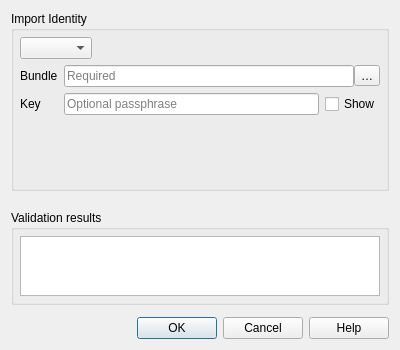
<?xml version="1.0" encoding="UTF-8"?>
<ui version="4.0">
 <class>QgsAuthImportIdentityDialog</class>
 <widget class="QDialog" name="QgsAuthImportIdentityDialog">
  <property name="geometry">
   <rect>
    <x>0</x>
    <y>0</y>
    <width>400</width>
    <height>350</height>
   </rect>
  </property>
  <property name="windowTitle">
   <string>Import Identity</string>
  </property>
  <layout class="QVBoxLayout" name="verticalLayout">
   <property name="spacing">
    <number>12</number>
   </property>
   <item>
    <widget class="QGroupBox" name="grpbxImportCert">
     <property name="sizePolicy">
      <sizepolicy hsizetype="Preferred" vsizetype="Preferred">
       <horstretch>0</horstretch>
       <verstretch>5</verstretch>
      </sizepolicy>
     </property>
     <property name="title">
      <string>Import Identity</string>
     </property>
     <layout class="QVBoxLayout" name="verticalLayout_2">
      <property name="leftMargin">
       <number>6</number>
      </property>
      <property name="topMargin">
       <number>6</number>
      </property>
      <property name="rightMargin">
       <number>6</number>
      </property>
      <property name="bottomMargin">
       <number>6</number>
      </property>
      <item>
       <layout class="QHBoxLayout" name="horizontalLayout">
        <item>
         <widget class="QComboBox" name="cmbIdentityTypes"/>
        </item>
        <item>
         <spacer name="horizontalSpacer">
          <property name="orientation">
           <enum>Qt::Horizontal</enum>
          </property>
          <property name="sizeHint" stdset="0">
           <size>
            <width>40</width>
            <height>20</height>
           </size>
          </property>
         </spacer>
        </item>
       </layout>
      </item>
      <item>
       <widget class="QStackedWidget" name="stkwBundleType">
        <property name="currentIndex">
         <number>1</number>
        </property>
        <widget class="QWidget" name="pagePkiPaths">
         <layout class="QGridLayout" name="gridLayout_2">
          <property name="leftMargin">
           <number>0</number>
          </property>
          <property name="topMargin">
           <number>0</number>
          </property>
          <property name="rightMargin">
           <number>0</number>
          </property>
          <property name="bottomMargin">
           <number>0</number>
          </property>
          <item row="4" column="0" alignment="Qt::AlignTop">
           <widget class="QLabel" name="lblPkiPathsKey">
            <property name="sizePolicy">
             <sizepolicy hsizetype="Maximum" vsizetype="Preferred">
              <horstretch>0</horstretch>
              <verstretch>0</verstretch>
             </sizepolicy>
            </property>
            <property name="text">
             <string>Key</string>
            </property>
           </widget>
          </item>
          <item row="10" column="1">
           <spacer name="verticalSpacer_3">
            <property name="orientation">
             <enum>Qt::Vertical</enum>
            </property>
            <property name="sizeHint" stdset="0">
             <size>
              <width>20</width>
              <height>1</height>
             </size>
            </property>
           </spacer>
          </item>
          <item row="3" column="0">
           <widget class="QLabel" name="lblPkiPathsCert">
            <property name="sizePolicy">
             <sizepolicy hsizetype="Maximum" vsizetype="Preferred">
              <horstretch>0</horstretch>
              <verstretch>0</verstretch>
             </sizepolicy>
            </property>
            <property name="text">
             <string>Cert</string>
            </property>
           </widget>
          </item>
          <item row="4" column="1">
           <layout class="QVBoxLayout" name="verticalLayout_4">
            <property name="spacing">
             <number>6</number>
            </property>
            <item>
             <layout class="QHBoxLayout" name="horizontalLayout_3">
              <property name="spacing">
               <number>0</number>
              </property>
              <item>
               <widget class="QLineEdit" name="lePkiPathsKey">
                <property name="readOnly">
                 <bool>true</bool>
                </property>
                <property name="placeholderText">
                 <string>Required</string>
                </property>
               </widget>
              </item>
              <item>
               <widget class="QToolButton" name="btnPkiPathsKey">
                <property name="text">
                 <string>…</string>
                </property>
                <property name="popupMode">
                 <enum>QToolButton::InstantPopup</enum>
                </property>
               </widget>
              </item>
             </layout>
            </item>
            <item>
             <layout class="QHBoxLayout" name="horizontalLayout_4">
              <item>
               <widget class="QLineEdit" name="lePkiPathsKeyPass">
                <property name="echoMode">
                 <enum>QLineEdit::Password</enum>
                </property>
                <property name="placeholderText">
                 <string>Optional passphrase</string>
                </property>
               </widget>
              </item>
              <item>
               <widget class="QCheckBox" name="chkPkiPathsPassShow">
                <property name="sizePolicy">
                 <sizepolicy hsizetype="Maximum" vsizetype="Fixed">
                  <horstretch>0</horstretch>
                  <verstretch>0</verstretch>
                 </sizepolicy>
                </property>
                <property name="text">
                 <string>Show</string>
                </property>
               </widget>
              </item>
             </layout>
            </item>
           </layout>
          </item>
          <item row="3" column="1">
           <layout class="QGridLayout" name="gridLayout_3">
            <property name="spacing">
             <number>0</number>
            </property>
            <item row="0" column="1">
             <widget class="QToolButton" name="btnPkiPathsCert">
              <property name="text">
               <string>…</string>
              </property>
              <property name="popupMode">
               <enum>QToolButton::InstantPopup</enum>
              </property>
             </widget>
            </item>
            <item row="0" column="0">
             <widget class="QLineEdit" name="lePkiPathsCert">
              <property name="readOnly">
               <bool>true</bool>
              </property>
              <property name="placeholderText">
               <string>Required</string>
              </property>
             </widget>
            </item>
           </layout>
          </item>
         </layout>
        </widget>
        <widget class="QWidget" name="pagePkiPkcs12">
         <layout class="QGridLayout" name="gridLayout_8">
          <property name="leftMargin">
           <number>0</number>
          </property>
          <property name="topMargin">
           <number>0</number>
          </property>
          <property name="rightMargin">
           <number>0</number>
          </property>
          <property name="bottomMargin">
           <number>0</number>
          </property>
          <item row="1" column="0">
           <widget class="QLabel" name="lblPkiPathsKey_2">
            <property name="sizePolicy">
             <sizepolicy hsizetype="Maximum" vsizetype="Preferred">
              <horstretch>0</horstretch>
              <verstretch>0</verstretch>
             </sizepolicy>
            </property>
            <property name="text">
             <string>Key</string>
            </property>
           </widget>
          </item>
          <item row="2" column="1">
           <spacer name="verticalSpacer_4">
            <property name="orientation">
             <enum>Qt::Vertical</enum>
            </property>
            <property name="sizeHint" stdset="0">
             <size>
              <width>20</width>
              <height>40</height>
             </size>
            </property>
           </spacer>
          </item>
          <item row="0" column="1">
           <layout class="QGridLayout" name="gridLayout_5">
            <property name="spacing">
             <number>0</number>
            </property>
            <item row="0" column="1">
             <widget class="QToolButton" name="btnPkiPkcs12Bundle">
              <property name="text">
               <string>…</string>
              </property>
              <property name="popupMode">
               <enum>QToolButton::InstantPopup</enum>
              </property>
             </widget>
            </item>
            <item row="0" column="0">
             <widget class="QLineEdit" name="lePkiPkcs12Bundle">
              <property name="readOnly">
               <bool>true</bool>
              </property>
              <property name="placeholderText">
               <string>Required</string>
              </property>
             </widget>
            </item>
           </layout>
          </item>
          <item row="0" column="0">
           <widget class="QLabel" name="lblPkiPathsCert_2">
            <property name="sizePolicy">
             <sizepolicy hsizetype="Maximum" vsizetype="Preferred">
              <horstretch>0</horstretch>
              <verstretch>0</verstretch>
             </sizepolicy>
            </property>
            <property name="text">
             <string>Bundle</string>
            </property>
           </widget>
          </item>
          <item row="1" column="1">
           <layout class="QHBoxLayout" name="horizontalLayout_6">
            <item>
             <widget class="QLineEdit" name="lePkiPkcs12KeyPass">
              <property name="echoMode">
               <enum>QLineEdit::Password</enum>
              </property>
              <property name="placeholderText">
               <string>Optional passphrase</string>
              </property>
             </widget>
            </item>
            <item>
             <widget class="QCheckBox" name="chkPkiPkcs12PassShow">
              <property name="sizePolicy">
               <sizepolicy hsizetype="Maximum" vsizetype="Fixed">
                <horstretch>0</horstretch>
                <verstretch>0</verstretch>
               </sizepolicy>
              </property>
              <property name="text">
               <string>Show</string>
              </property>
             </widget>
            </item>
           </layout>
          </item>
         </layout>
        </widget>
       </widget>
      </item>
     </layout>
    </widget>
   </item>
   <item>
    <spacer name="verticalSpacer">
     <property name="orientation">
      <enum>Qt::Vertical</enum>
     </property>
     <property name="sizeType">
      <enum>QSizePolicy::Fixed</enum>
     </property>
     <property name="sizeHint" stdset="0">
      <size>
       <width>373</width>
       <height>7</height>
      </size>
     </property>
    </spacer>
   </item>
   <item>
    <widget class="QGroupBox" name="grpbxValidation">
     <property name="sizePolicy">
      <sizepolicy hsizetype="Preferred" vsizetype="Preferred">
       <horstretch>0</horstretch>
       <verstretch>0</verstretch>
      </sizepolicy>
     </property>
     <property name="title">
      <string>Validation results</string>
     </property>
     <layout class="QVBoxLayout" name="verticalLayout_3">
      <property name="spacing">
       <number>12</number>
      </property>
      <property name="leftMargin">
       <number>6</number>
      </property>
      <property name="topMargin">
       <number>6</number>
      </property>
      <property name="rightMargin">
       <number>6</number>
      </property>
      <property name="bottomMargin">
       <number>6</number>
      </property>
      <item>
       <widget class="QTextEdit" name="teValidation">
        <property name="maximumSize">
         <size>
          <width>16777215</width>
          <height>60</height>
         </size>
        </property>
        <property name="readOnly">
         <bool>true</bool>
        </property>
       </widget>
      </item>
     </layout>
    </widget>
   </item>
   <item>
    <widget class="QDialogButtonBox" name="buttonBox">
     <property name="orientation">
      <enum>Qt::Horizontal</enum>
     </property>
     <property name="standardButtons">
      <set>QDialogButtonBox::Cancel|QDialogButtonBox::Help|QDialogButtonBox::Ok</set>
     </property>
    </widget>
   </item>
  </layout>
 </widget>
 <tabstops>
  <tabstop>cmbIdentityTypes</tabstop>
  <tabstop>lePkiPkcs12Bundle</tabstop>
  <tabstop>btnPkiPkcs12Bundle</tabstop>
  <tabstop>lePkiPkcs12KeyPass</tabstop>
  <tabstop>chkPkiPkcs12PassShow</tabstop>
  <tabstop>lePkiPathsCert</tabstop>
  <tabstop>btnPkiPathsCert</tabstop>
  <tabstop>lePkiPathsKey</tabstop>
  <tabstop>btnPkiPathsKey</tabstop>
  <tabstop>lePkiPathsKeyPass</tabstop>
  <tabstop>chkPkiPathsPassShow</tabstop>
  <tabstop>teValidation</tabstop>
  <tabstop>buttonBox</tabstop>
 </tabstops>
 <resources/>
 <connections/>
</ui>
